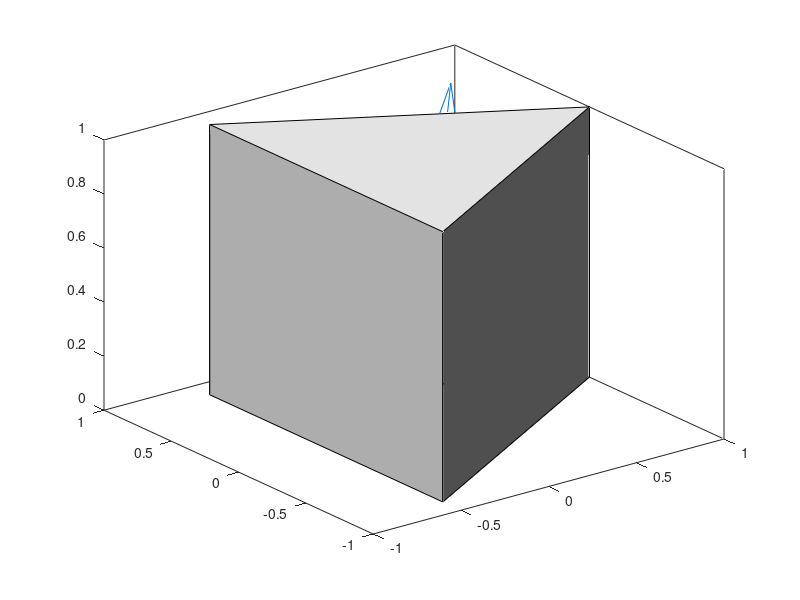

Write MATLAB code to recreate this figure.
clc; clear all; close all;
 
[X,Y,Z]=cylinder(1,3);
 
L = [-1 -1 -1];
I_p = 1;
K_d = 1;
 
I_a = 0.1;
K_a = 1;
 
for i=1:3
    p1=[X(1,i),Y(1,i),Z(1,i)];
    p2=[X(1,i+1),Y(1,i+1),Z(1,i+1)];
    p3=[X(2,i+1),Y(2,i+1),Z(2,i+1)];
    v(i,:)=cross(p2-p1,p3-p2);
    cos_theta(i) = abs(dot(v(i,:),L)/(norm(v(i,:)*norm(L))));
    p = I_p*K_d*cos_theta(i) +I_a*K_a;
    if p < 0;
        p = 0;
    end
    if p > 1
        p = 1;
    end
    col(i,:) = [p p p];    
    fill3([X(1,i),X(1,i+1),X(2,i+1),X(2,i)],...
        [Y(1,i),Y(1,i+1),Y(2,i+1),Y(2,i)],...
        [Z(1,i),Z(1,i+1),Z(2,i+1),Z(2,i)],col(i,:))
    hold on
end
quiver3([0,0],[0,0],[0,0],[0,1],[0,1],[0,1]);
hold off